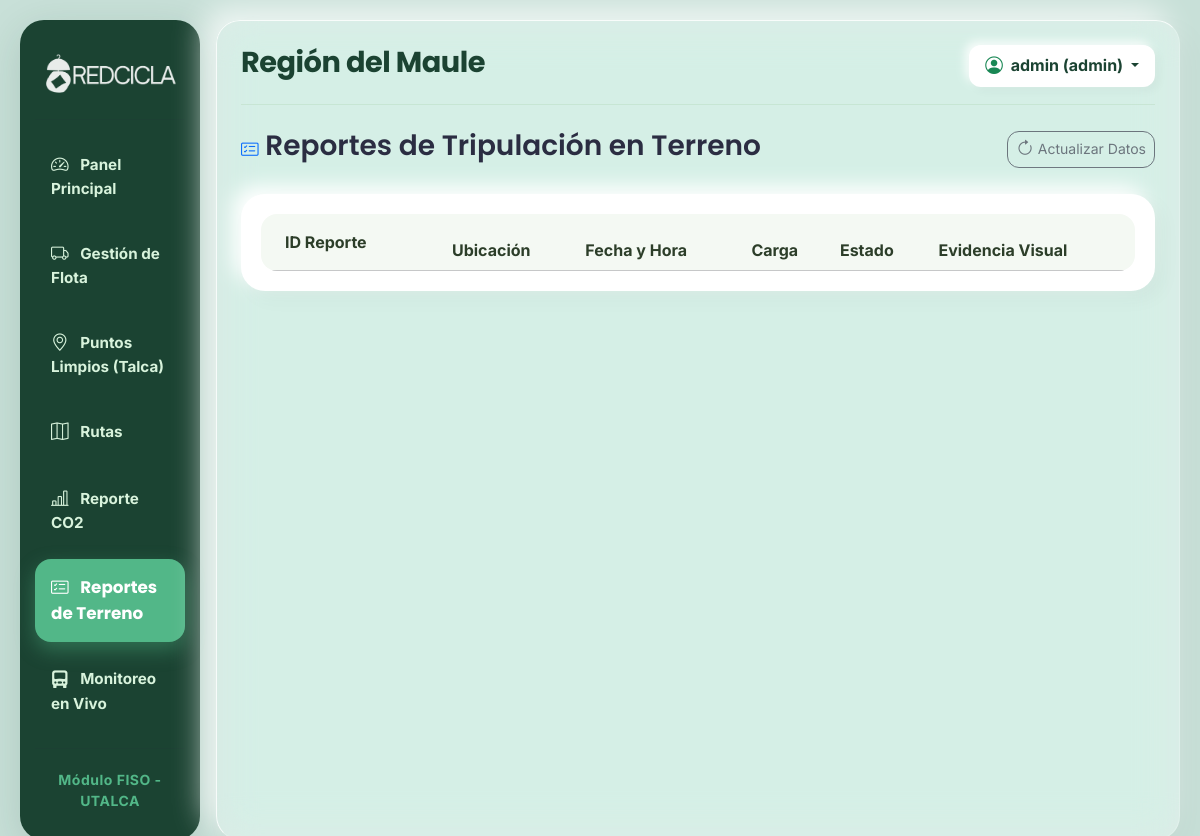
The app's page /reportes-terreno (signed in), older data.
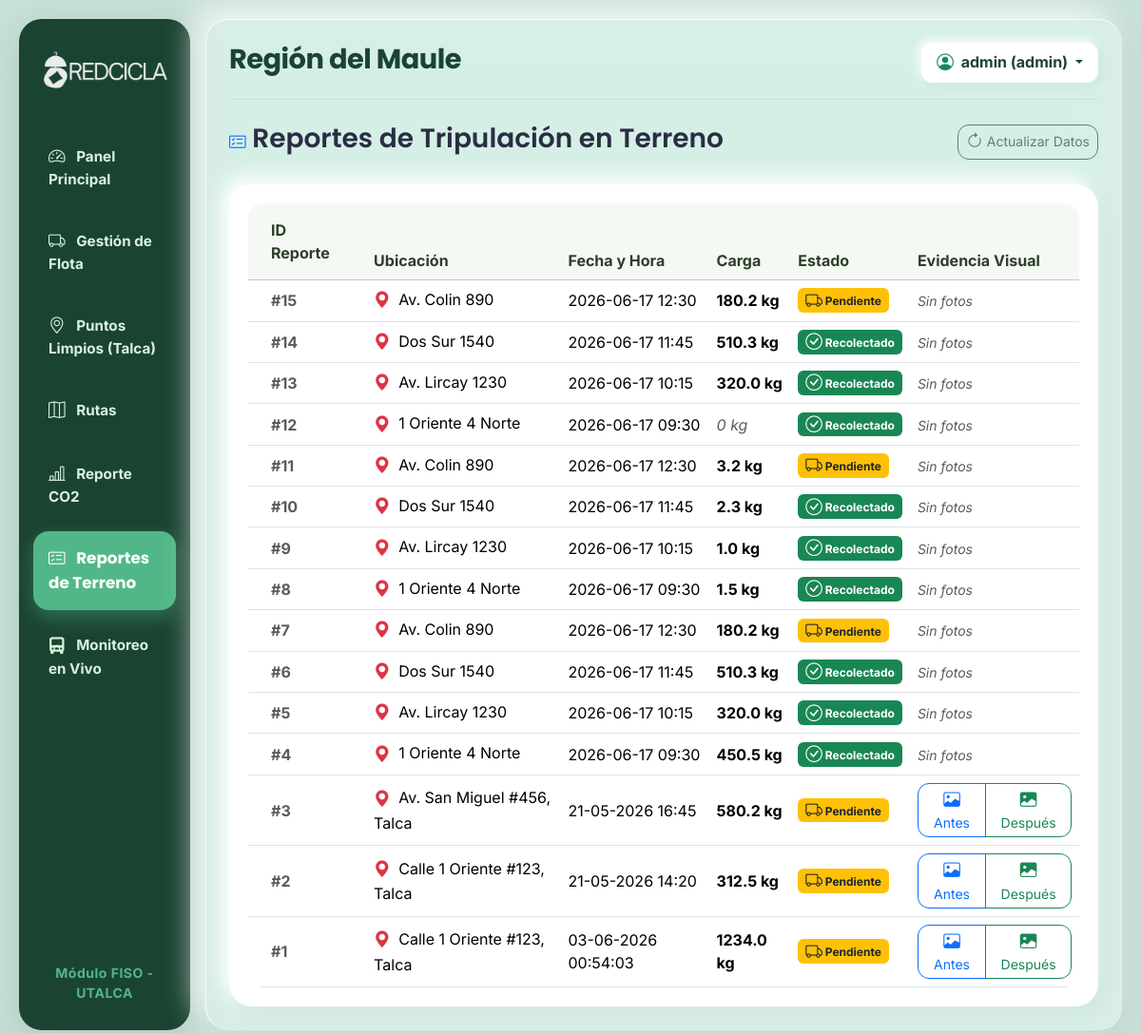
The same page, newer data.
### tables this page shows
CREATE TABLE registros_retiro (
            id INTEGER PRIMARY KEY AUTOINCREMENT, ruta_activa_id INTEGER, punto_id INTEGER,
            fecha_hora TEXT NOT NULL, cantidad_retirada REAL, ruta_img_antes TEXT, ruta_img_despues TEXT,
            estado TEXT DEFAULT 'Pendiente',
            FOREIGN KEY(ruta_activa_id) REFERENCES rutas_activas(id), FOREIGN KEY(punto_id) REFERENCES puntos_reciclaje(id)
        );

CREATE TABLE puntos_reciclaje (
            id INTEGER PRIMARY KEY AUTOINCREMENT, ruta_id INTEGER, zona_id INTEGER, direccion TEXT,
            latitud REAL, longitud REAL, capacidad REAL DEFAULT 0.0, intervalo_recoleccion INTEGER, fecha_ultima_recoleccion TEXT, estado INTEGER,
            FOREIGN KEY(ruta_id) REFERENCES rutas(id), FOREIGN KEY(zona_id) REFERENCES zonas(id)
        );

### main.py (the view)
@app.route('/reportes-terreno')
def reportes_terreno():
    if 'usuario_nombre' not in session:
        return redirect(url_for('login'))
    conexion = sqlite3.connect(DB_PATH)
    cursor = conexion.cursor()
    cursor.execute('''
        SELECT r.id, p.direccion, r.fecha_hora, r.cantidad_retirada, r.estado,
               r.ruta_img_antes, r.ruta_img_despues
        FROM registros_retiro r
        JOIN puntos_reciclaje p ON r.punto_id = p.id
        ORDER BY r.id DESC
    ''')
    reportes_db = cursor.fetchall()
    conexion.close()
    return render_template('reportes_terreno.html', reportes=reportes_db)

### templates/reportes_terreno.html (shortened to what this page needs)
{% extends 'base.html' %}
{% block content %}
<div class="d-flex justify-content-between align-items-center mb-4">
    <h3><i class="bi bi-card-checklist text-primary"></i> Reportes de Tripulación en Terreno</h3>
    <button class="btn btn-outline-secondary btn-sm" onclick="window.location.reload();">
        <i class="bi bi-arrow-clockwise"></i> Actualizar Datos
    </button>
</div>
<div class="card border-0 shadow-sm">
    <div class="card-body p-0">
        <div class="table-responsive">
            <table class="table table-hover align-middle mb-0">
                <thead class="table-light">
                    <tr>
                        <th class="px-4 py-3">ID Reporte</th>
                        <th>Ubicación</th>
                        <th>Fecha y Hora</th>
                        <th>Carga</th>
                        <th>Estado</th>
                        <th>Evidencia Visual</th>
                    </tr>
                </thead>
                <tbody>
                    {% for r in reportes %}
                    <tr>
                        <td class="px-4 fw-bold text-muted">#{{ r[0] }}</td>
                        <td><i class="bi bi-geo-alt-fill text-danger me-1"></i> {{ r[1] }}</td>
                        <td>{{ r[2] }}</td>
                        <td>
                            {% if r[3] and r[3] > 0 %}
                                <span class="fw-bold">{{ r[3] }} kg</span>
                            {% else %}
                                <span class="text-muted fst-italic">0 kg</span>
                            {% endif %}
                        </td>
                        <td>
                            {% if r[4] == 'Completado' %}
                                <span class="badge bg-success px-2 py-1"><i class="bi bi-check-circle"></i> Recolectado</span>
                            {% else %}
                                <span class="badge bg-warning text-dark px-2 py-1"><i class="bi bi-truck"></i> {{ r[4] }}</span>
                            {% endif %}
                        </td>
                        <td>
                            {% if r[5] or r[6] %}
                                <div class="btn-group btn-group-sm">
                                    {% if r[5] %}
                                        <button class="btn btn-outline-primary" data-bs-toggle="modal" data-bs-target="#modalFoto{{ r[0] }}Antes">
                                            <i class="bi bi-image"></i> Antes
                                        </button>
                                    {% endif %}
                                    {% if r[6] %}
                                        <button class="btn btn-outline-success" data-bs-toggle="modal" data-bs-target="#modalFoto{{ r[0] }}Despues">
                                            <i class="bi bi-image-fill"></i> Después
                                        </button>
                                    {% endif %}
                                </div>
                            {% else %}
                                <span class="text-muted small fst-italic">Sin fotos</span>
                            {% endif %}
                        </td>
                    </tr>
                    {% endfor %}
                </tbody>
            </table>
        </div>
    </div>
</div>
{% endblock %}

### templates/base.html (shortened to what this page needs)
<!DOCTYPE html>
<html lang="es">
<head>
    <link href="https://cdn.jsdelivr.net/npm/bootstrap@5.3.2/dist/css/bootstrap.min.css" rel="stylesheet">
    <link rel="stylesheet" href="https://cdn.jsdelivr.net/npm/bootstrap-icons@1.11.1/font/bootstrap-icons.css">
</head>
<body>
    <div class="container-fluid main-wrapper">
        <div class="row g-3">
            <div class="col-md-3 col-lg-2">
                <div class="sidebar d-flex flex-column h-100">
                    <div class="text-center my-2">
                        <img src="{{ url_for('static', filename='images/LOGO_TEXTO_BESIDE.png') }}"
                        alt="Logo RedCicla"
                        class="img-fluid px-2"
                        style="max-height: 52px; object-fit: contain; filter: brightness(0) invert(1); opacity: 0.9;">
                    </div>
                    <hr style="opacity: 0.1; background-color: var(--color-primary-green);">
                    <ul class="nav nav-pills flex-column mb-auto gap-2">
                        <li>
                            <a href="/" class="nav-link p-3 {% if request.path == '/' %}nav-active{% endif %}">
                                <i class="bi bi-speedometer2 me-2"></i> Panel Principal
                            </a>
                        </li>
                        <li>
                            <a href="/flota" class="nav-link p-3 {% if request.path == '/flota' %}nav-active{% endif %}">
                                <i class="bi bi-truck me-2"></i> Gestión de Flota
                            </a>
                        </li>
                        <li>
                            <a href="/puntos" class="nav-link p-3 {% if request.path == '/puntos' %}nav-active{% endif %}">
                                <i class="bi bi-geo-alt me-2"></i> Puntos Limpios (Talca)
                            </a>
                        </li>
                        <li>
                            <a href="/rutas" class="nav-link p-3 {% if request.path == '/rutas' %}nav-active{% endif %}">
                                <i class="bi bi-map me-2"></i> Rutas
                            </a>
                        </li>
                        <li>
                            <a href="/reporte-co2" class="nav-link p-3 {% if request.path == '/reporte-co2' %}nav-active{% endif %}">
                                <i class="bi bi-bar-chart-line me-2"></i> Reporte CO2
                            </a>
                        </li>
                        <li>
                            <a href="{{ url_for('reportes_terreno') }}" class="nav-link p-3 {% if request.path == '/reportes-terreno' %}nav-active{% endif %}">
                                <i class="bi bi-card-checklist me-2"></i> Reportes de Terreno
                            </a>
                        </li>
                        <li>
                            <a href="{{ url_for('monitoreo_rutas') }}" class="nav-link p-3 {% if request.path == '/monitoreo' %}nav-active{% endif %}">
                                <i class="bi bi-truck-front-fill me-2"></i> Monitoreo en Vivo
                            </a>
                        </li>
                    </ul>
                    <hr style="opacity: 0.1; background-color: var(--color-primary-green);">
                    <div class="small text-center brand-footer py-1">Módulo FISO - UTALCA</div>
                </div>
            </div>
            <div class="col-md-9 col-lg-10">
                <div class="h-100 p-4 glass-panel">
                    <div class="d-flex justify-content-between align-items-center mb-4 pb-3 border-bottom" style="border-color: rgba(121, 174, 111, 0.15) !important;">
                        <h2 class="section-title">Región del Maule</h2>
                        <div class="dropdown">
                            <button class="btn btn-profile dropdown-toggle fw-bold px-3 py-2" type="button" data-bs-toggle="dropdown">
                                <i class="bi bi-person-circle me-1 text-success"></i> {{ session.get('usuario_nombre') }} ({{ session.get('usuario_rol') }})
                            </button>
                        </div>
                    </div>
                    {% block content %}
                    {% endblock %}
                </div>
            </div>
        </div>
    </div>
</body>
</html>

### templates/base.html (style rules this page uses)
:root { --color-bg-light: #c8e0d8; --color-sidebar-combine: #1b4332; --color-primary-green: #52b788; --color-bubble-bg: #ffffff; --color-text-main: #2b2d42; --color-red: #e76f51; --ios-bubble-radius: 24px; --ios-pill-radius: 16px; }
body { font-family: 'Inter', sans-serif; background-color: var(--color-bg-light); min-height: 100vh; color: var(--color-text-main); overflow-x: hidden; }
h1, h2, h3, h4, h5, h6 { font-family: 'Poppins', sans-serif; font-weight: 600; }
.main-wrapper { padding: 20px; min-height: 100vh; }
.sidebar { background-color: var(--color-sidebar-combine) !important; border-radius: var(--ios-bubble-radius); box-shadow: 0 10px 40px rgba(27, 67, 50, 0.15); border: none; padding: 25px 15px; }
.sidebar a { color: #d8f3dc; text-decoration: none; font-weight: 700; font-size: 0.95rem; border-radius: var(--ios-pill-radius) !important; transition: all 0.25s cubic-bezier(0.4, 0, 0.2, 1); }
.nav-active { background-color: var(--color-primary-green) !important; color: #ffffff !important; font-family: 'Poppins', sans-serif; font-size: 1.05rem !important; font-weight: 600; box-shadow: 0 8px 20px rgba(82, 183, 136, 0.4); border: none; }
.brand-footer { font-weight: 700; color: #52b788; letter-spacing: 0.5px; }
.section-title { font-family: 'Poppins', sans-serif; font-weight: 700; color: var(--color-sidebar-combine); font-size: 1.8rem; letter-spacing: -0.5px; }
.btn-profile { border: none !important; color: var(--color-sidebar-combine) !important; background-color: var(--color-bubble-bg); border-radius: var(--ios-pill-radius); font-weight: 700; box-shadow: 4px 4px 10px rgba(0, 0, 0, 0.04), -4px -4px 10px rgba(255, 255, 255, 0.8); transition: all 0.2s ease; }
.glass-panel { background-color: rgba(255, 255, 255, 0.4) !important; backdrop-filter: blur(20px) saturate(180%); -webkit-backdrop-filter: blur(20px) saturate(180%); border-radius: var(--ios-bubble-radius); border: 1px solid rgba(255, 255, 255, 0.8); border-right: 1px solid rgba(255, 255, 255, 0.2); border-bottom: 1px solid rgba(255, 255, 255, 0.2); box-shadow: 12px 12px 30px rgba(0, 0, 0, 0.03), -12px -12px 30px rgba(255, 255, 255, 0.7); }
.card, .bg-white { background-color: var(--color-bubble-bg) !important; border-radius: var(--ios-bubble-radius) !important; border: none !important; box-shadow: 8px 8px 20px rgba(0, 0, 0, 0.04), -8px -8px 20px rgba(255, 255, 255, 1) !important; padding: 20px; animation: fadeInUp 0.4s cubic-bezier(0.16, 1, 0.3, 1) both; }
.bi { font-size: 1.1rem; vertical-align: -1px; }
.table-responsive { border-radius: var(--ios-pill-radius); overflow: hidden; }
.table { margin-bottom: 0; --bs-table-bg: var(--color-bubble-bg) !important; }
.table-light { --bs-table-bg: #f4f9f3 !important; --bs-table-color: #2c3e29 !important; }
.btn { transition: all 0.25s cubic-bezier(0.2, 0.8, 0.2, 1) !important; border-radius: 12px; }
.btn .bi, .nav-link .bi { transition: transform 0.3s cubic-bezier(0.175, 0.885, 0.32, 1.275); display: inline-block; }
.table-hover tbody tr { transition: background-color 0.2s ease, transform 0.2s ease; }
.table-hover { --bs-table-hover-bg: rgba(82, 183, 136, 0.15) !important; --bs-table-hover-color: #1b4332 !important; }
.table-hover tbody tr > * { transition: background-color 0.25s ease, color 0.25s ease; cursor: pointer; }

Row changes from the older to the newer data that the page shows:
added registros_retiro: id "15", direccion "Av. Colin 890", fecha_hora "2026-06-17 12:30", cantidad_retirada "180.2", estado "Pendiente", shows "Sin fotos"
added registros_retiro: id "14", direccion "Dos Sur 1540", fecha_hora "2026-06-17 11:45", cantidad_retirada "510.3", estado "Completado" (drawn), shows "Sin fotos"
added registros_retiro: id "13", direccion "Av. Lircay 1230", fecha_hora "2026-06-17 10:15", cantidad_retirada "320.0", estado "Completado" (drawn), shows "Sin fotos"
added registros_retiro: id "12", direccion "1 Oriente 4 Norte", fecha_hora "2026-06-17 09:30", cantidad_retirada "0 kg", estado "Completado" (drawn), shows "Sin fotos"
added registros_retiro: id "11", direccion "Av. Colin 890", fecha_hora "2026-06-17 12:30", cantidad_retirada "3.2", estado "Pendiente", shows "Sin fotos"
added registros_retiro: id "10", direccion "Dos Sur 1540", fecha_hora "2026-06-17 11:45", cantidad_retirada "2.3", estado "Completado" (drawn), shows "Sin fotos"
added registros_retiro: id "9", direccion "Av. Lircay 1230", fecha_hora "2026-06-17 10:15", cantidad_retirada "1.0", estado "Completado" (drawn), shows "Sin fotos"
added registros_retiro: id "8", direccion "1 Oriente 4 Norte", fecha_hora "2026-06-17 09:30", cantidad_retirada "1.5", estado "Completado" (drawn), shows "Sin fotos"
added registros_retiro: id "7", direccion "Av. Colin 890", fecha_hora "2026-06-17 12:30", cantidad_retirada "180.2", estado "Pendiente", shows "Sin fotos"
added registros_retiro: id "6", direccion "Dos Sur 1540", fecha_hora "2026-06-17 11:45", cantidad_retirada "510.3", estado "Completado" (drawn), shows "Sin fotos"
added registros_retiro: id "5", direccion "Av. Lircay 1230", fecha_hora "2026-06-17 10:15", cantidad_retirada "320.0", estado "Completado" (drawn), shows "Sin fotos"
added registros_retiro: id "4", direccion "1 Oriente 4 Norte", fecha_hora "2026-06-17 09:30", cantidad_retirada "450.5", estado "Completado" (drawn), shows "Sin fotos"
added registros_retiro: id "3", direccion "Av. San Miguel #456, Talca", fecha_hora "21-05-2026 16:45", cantidad_retirada "580.2", estado "Pendiente"
added registros_retiro: id "2", direccion "Calle 1 Oriente #123, Talca", fecha_hora "21-05-2026 14:20", cantidad_retirada "312.5", estado "Pendiente"
added registros_retiro: id "1", direccion "Calle 1 Oriente #123, Talca", fecha_hora "03-06-2026 00:54:03", cantidad_retirada "1234.0", estado "Pendiente"
